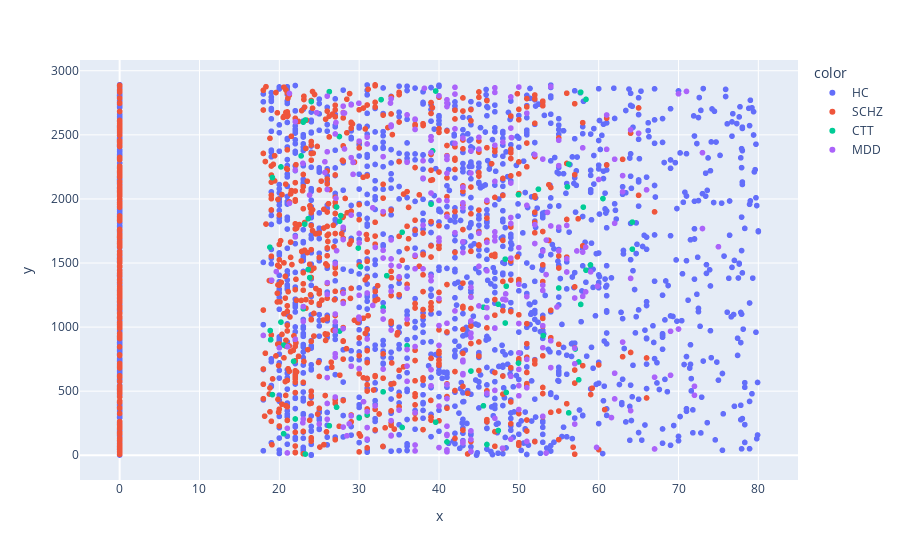

The notebook cell saved with this chart:
### Code cell
shuffle_df = metadata_df.copy()
shuffle_df = shuffle_df.sample(frac=1)
corr_fig = px.scatter(x=shuffle_df["Age"], color=shuffle_df["Diagnosis"])
corr_fig.show()

### Figure 1 — Plotly figure (JSON) as saved in the notebook; plotly's stock layout.template omitted (floating-point values rounded to 4 significant figures; data arrays with more than 128 entries replaced by an {"elided": "..."} marker saying what was removed)
{"data": [{"hovertemplate": "color=HC<br>x=%{x}<br>y=%{y}<extra></extra>", "legendgroup": "HC", "marker": {"color": "#636efa", "symbol": "circle"}, "mode": "markers", "name": "HC", "showlegend": true, "type": "scattergl", "x": {"elided": "1667 float values"}, "xaxis": "x", "y": {"elided": "1667 int values"}, "yaxis": "y"}, {"hovertemplate": "color=SCHZ<br>x=%{x}<br>y=%{y}<extra></extra>", "legendgroup": "SCHZ", "marker": {"color": "#EF553B", "symbol": "circle"}, "mode": "markers", "name": "SCHZ", "showlegend": true, "type": "scattergl", "x": {"elided": "849 float values"}, "xaxis": "x", "y": {"elided": "849 int values"}, "yaxis": "y"}, {"hovertemplate": "color=CTT<br>x=%{x}<br>y=%{y}<extra></extra>", "legendgroup": "CTT", "marker": {"color": "#00cc96", "symbol": "circle"}, "mode": "markers", "name": "CTT", "showlegend": true, "type": "scattergl", "x": [23.26, 46, 41, 20.54, 47.43, 35.39, 26.26, 39.59, 22, 30, 31, 56.25, 27.17, 45.56, 19.13, 48.43, 33.0, 57.5, 44, 49.96, 57.5, 21.79, 57.07, 36, 20.54, 18.91, 53.05, 27.55, 18.86, 48.3, 20.2, 23, 33, 45.56, 57.75, 47.43, 55, 48.43, 23.81, 33.45, 58.41, 23.62, 30.17, 58.97, 48.3, 64.22, 29.9, 18.82, 35.39, 23.18, 64.22, 27.55, 23.62, 27.69, 58.08, 27.17, 39, 60.54, 49.96, 52.45, 56.09, 19.13, 20.2, 56.25, 22.73, 39.19, 27.52, 23, 23.26, 24.01, 32.75, 58.41, 57.75, 26.26, 39.59], "xaxis": "x", "y": [9, 84, 104, 168, 193, 217, 230, 258, 283, 291, 315, 331, 375, 386, 473, 490, 495, 589, 657, 719, 728, 733, 829, 855, 860, 901, 933, 969, 973, 1032, 1039, 1143, 1153, 1155, 1177, 1178, 1305, 1319, 1386, 1401, 1444, 1449, 1471, 1485, 1530, 1608, 1617, 1623, 1740, 1803, 1819, 1826, 1846, 1870, 1936, 1937, 1959, 2003, 2033, 2076, 2094, 2167, 2250, 2272, 2336, 2375, 2487, 2599, 2616, 2760, 2775, 2777, 2833, 2837, 2842], "yaxis": "y"}, {"hovertemplate": "color=MDD<br>x=%{x}<br>y=%{y}<extra></extra>", "legendgroup": "MDD", "marker": {"color": "#ab63fa", "symbol": "circle"}, "mode": "markers", "name": "MDD", "showlegend": true, "type": "scattergl", "x": {"elided": "301 float values"}, "xaxis": "x", "y": {"elided": "301 int values"}, "yaxis": "y"}], "layout": {"legend": {"title": {"text": "color"}, "tracegroupgap": 0}, "margin": {"t": 60}, "xaxis": {"anchor": "y", "domain": [0, 1], "title": {"text": "x"}}, "yaxis": {"anchor": "x", "domain": [0, 1], "title": {"text": "y"}}}}
